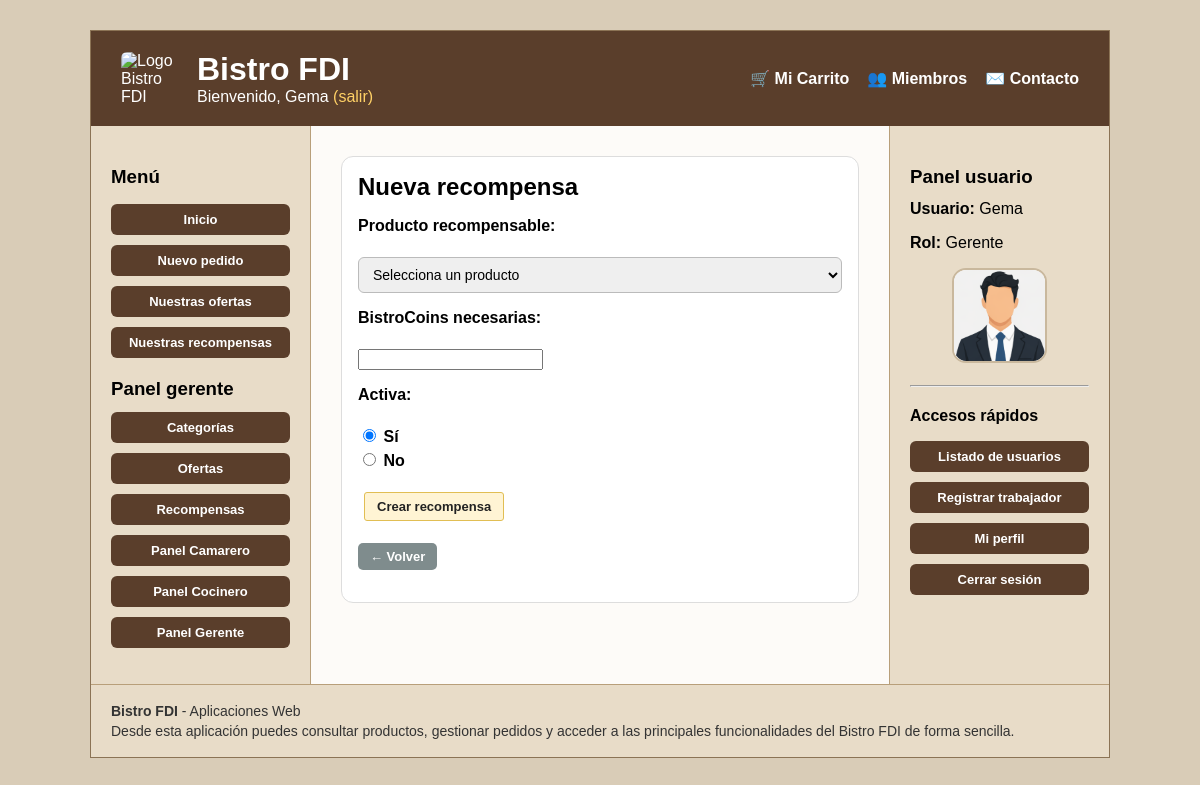
The app's page /vistas/recompensas/crearRecompensa.php (signed in) with its own data.
### tables this page shows
CREATE TABLE IF NOT EXISTS `usuarios` (
    `id` INT AUTO_INCREMENT PRIMARY KEY,
    `username` VARCHAR(100) NOT NULL UNIQUE,
    `email` VARCHAR(150) NOT NULL UNIQUE,
    `nombre` VARCHAR(100) NOT NULL,
    `apellidos` VARCHAR(100) NOT NULL,
    `password_hash` VARCHAR(255) NOT NULL,
    `rol` ENUM('cliente', 'camarero', 'cocinero', 'gerente') NOT NULL DEFAULT 'cliente',
    `avatar_tipo` ENUM('default', 'preset', 'custom') NOT NULL DEFAULT 'default',
    `avatar_valor` VARCHAR(255) DEFAULT NULL,
    `activo` TINYINT(1) NOT NULL DEFAULT 1,
    `deleted_at` TIMESTAMP NULL DEFAULT NULL,
    `created_at` TIMESTAMP DEFAULT CURRENT_TIMESTAMP,
    `updated_at` TIMESTAMP DEFAULT CURRENT_TIMESTAMP ON UPDATE CURRENT_TIMESTAMP,
    `bistrocoins` INT NOT NULL DEFAULT 0
);

### includes/UsuarioDAO.php (called while the page is built, shortened)
<?php
require_once __DIR__ . '/../entities/Usuario.php';
require_once __DIR__ . '/util.php';
class UsuarioDAO {
    public static function avatar_presets(): array {
        return [
            'preset_chef' => ['label' => 'Opcion 1', 'path' => RUTA_APP . '/img/avatares/cocinero.png'],
            'preset_waiter' => ['label' => 'Opcion 2', 'path' => RUTA_APP . '/img/avatares/camarero.png'],
            'preset_manager' => ['label' => 'Opcion 3', 'path' => RUTA_APP . '/img/avatares/gerente.png'],
        ];
    }
    private static function row_to_usuario(array $row): Usuario {
        $row['avatar_url'] = self::user_row_to_avatar_url($row);
        return new Usuario(
            (int)$row['id'],
            $row['username'],
            $row['email'],
            $row['nombre'],
            $row['apellidos'],
            $row['password_hash'],
            $row['rol'] ?? 'cliente',
            $row['avatar_tipo'] ?? 'default',
            $row['avatar_valor'] ?? null,
            $row['avatar_url'],
            (int)$row['activo'],
            $row['updated_at'] ?? '',
            (int)($row['bistrocoins'] ?? 0)
        );
    }
    private static function user_row_to_avatar_url(array $row): string {
        $tipo = (string)($row['avatar_tipo'] ?? 'default');
        $valor = (string)($row['avatar_valor'] ?? '');
        if ($tipo === 'preset') {
            $presets = self::avatar_presets();
            if (isset($presets[$valor])) {
                return $presets[$valor]['path'];
            }
        }
        return self::default_avatar();
    }
    public static function user_find_by_id(int $id, bool $includeInactive = true): ?Usuario {
        $conn = crearConexion();
        $sql = $includeInactive
            ? "SELECT * FROM usuarios WHERE id = ? LIMIT 1"
            : "SELECT * FROM usuarios WHERE id = ? AND activo = 1 LIMIT 1";
        $stmt = $conn->prepare($sql);
        $stmt->bind_param("i", $id);
        $stmt->execute();
        $result = $stmt->get_result();
        $row = $result->fetch_assoc();
        return $row ? self::row_to_usuario($row) : null;
    }
}

### includes/auth.php (called while the page is built, shortened)
<?php
require_once __DIR__ . '/UsuarioDAO.php';
function current_user(): ?Usuario {
    $id = (int)$_SESSION['user_id'];
    $user = UsuarioDAO::user_find_by_id($id);
    return $user;
}
function require_login(): Usuario {
    $user = current_user();
    return $user;
}
function require_role(string $minRole): Usuario {
    $user = require_login();
        ?>
        <?php
    return $user;
}

### entities/Usuario.php (called while the page is built, shortened)
<?php
class Usuario {
    private $nombre;
    private $rol;
    private $avatar_url;
    private $activo;
    public function __construct(int $id, string $username, string $email, string $nombre, string $apellidos,
                                string $password_hash, string $rol, string $avatar_tipo, ?string $avatar_valor,
                                string $avatar_url, int $activo, string $updated_at, int $bistrocoins = 0) {
        $this->nombre = $nombre;
        $this->rol = $rol;
        $this->avatar_url = $avatar_url;
        $this->activo = $activo;
    }
    public function getNombre(): string { return $this->nombre; }
    public function getRol(): string { return $this->rol; }
    public function getAvatarUrl(): string { return $this->avatar_url; }
    public function isActivo(): bool { return $this->activo === 1; }
}

### includes/util.php (called while the page is built, shortened)
<?php
function escaparHtml(?string $value): string
{
    return htmlspecialchars((string) $value, ENT_QUOTES | ENT_SUBSTITUTE, 'UTF-8');
}

### includes/Formulario/FormularioRecompensa.php (the view, shortened to what this page needs)
<?php
require_once __DIR__ . '/Formulario.php';
class FormularioRecompensa extends Formulario {
    private $recompensa;
    public function __construct($recompensa = null) {
        $this->recompensa = $recompensa;
    }
    protected function generaCamposFormulario(&$datos) {
        $productoId = (int)($datos['producto_id'] ?? ($this->recompensa ? $this->recompensa->getProductoId() : 0));
        $bistrocoins = htmlspecialchars((string)($datos['bistrocoins'] ?? ($this->recompensa ? $this->recompensa->getBistrocoins() : '')), ENT_QUOTES, 'UTF-8');
        $activa = (int)($datos['activa'] ?? ($this->recompensa ? ($this->recompensa->isActiva() ? 1 : 0) : 1));
        $productos = \ProductoDAO::getAllActivos();
        $errores = self::generaErroresCampos(['producto_id', 'bistrocoins', 'activa'], $this->errores, 'span', ['class' => 'text-danger']);
        $erroresGlobales = self::generaListaErroresGlobales($this->errores, 'text-danger');
        $textoBoton = $this->recompensa ? 'Actualizar recompensa' : 'Crear recompensa';
        $opciones = '<option value="">Selecciona un producto</option>';
        foreach ($productos as $producto) {
            $selected = $producto->getId() === $productoId ? 'selected' : '';
            $precio = number_format($producto->getPrecioFinal(), 2);
            $nombre = htmlspecialchars($producto->getNombre(), ENT_QUOTES, 'UTF-8');
            $opciones .= "<option value=\"{$producto->getId()}\" {$selected}>{$nombre} ({$precio} €)</option>";
        }
        $checkedSi = $activa === 1 ? 'checked' : '';
        $checkedNo = $activa === 0 ? 'checked' : '';
        return <<<HTML
        {$erroresGlobales}
        <p>
            <label for="producto_id">Producto recompensable:</label><br>
            <select id="producto_id" name="producto_id" required>
                {$opciones}
            </select>
            {$errores['producto_id']}
        </p>
        <p>
            <label for="bistrocoins">BistroCoins necesarias:</label><br>
            <input id="bistrocoins" type="number" name="bistrocoins" min="1" step="1" required value="{$bistrocoins}">
            {$errores['bistrocoins']}
        </p>
        <p>
            <label>Activa:</label><br>
            <label><input type="radio" name="activa" value="1" {$checkedSi}> Sí</label>
            <label><input type="radio" name="activa" value="0" {$checkedNo}> No</label>
            {$errores['activa']}
        </p>
        <p>
            <button type="submit" class="btn primary">{$textoBoton}</button>
        </p>
        HTML;
    }
}

### cabecera.php (shortened to what this page needs)
<?php
require_once __DIR__ . '/includes/auth.php';
function mostrarSaludo(): string {
    $user = current_user();
    if ($user) {
        $nombre = $user->getNombre() ?: $user->getUsername();
        return "Bienvenido, " . htmlspecialchars($nombre) .
            " <a href='" . RUTA_APP . "/scripts/usuarios/logout.php'>(salir)</a>";
    }
    return "Usuario desconocido. <a href='" . RUTA_APP . "/vistas/usuarios/acceso.php#login'>Login</a>";
}
?>
<div class="cabecera-superior">
    <div class="cabecera-brand">
        <img src="<?= RUTA_APP ?>/img/logo_personalizado.png" alt="Logo Bistro FDI" class="logo-cabecera">
        <div>
            <h1>Bistro FDI</h1>
            <div class="saludo"><?= mostrarSaludo(); ?></div>
        </div>
    </div>
    <nav class="menu-principal">
        <ul>
            <?php if (current_user()): ?>
                <li><a href="<?= RUTA_APP ?>/vistas/pedidos/carrito.php">🛒 Mi Carrito</a></li>
            <?php endif; ?>
            <li><a href="<?= RUTA_APP ?>/miembros.php">👥 Miembros</a></li>
            <li><a href="<?= RUTA_APP ?>/contacto.php">✉️ Contacto</a></li>
        </ul>
    </nav>
</div>

### sideBarIzq.php
<?php
$user = function_exists('current_user') ? current_user() : null;
?>
<nav aria-label="Navegación principal">
    <h3>Menú</h3>
    <ul class="menu-izq">
        <li><a href="<?= RUTA_APP ?>/index.php">Inicio</a></li>
        <li><a href="<?= RUTA_APP ?>/vistas/pedidos/elegirTipo.php">Nuevo pedido</a></li>
        <li><a href="<?= RUTA_APP ?>/vistas/ofertas/ofertaCliente.php">Nuestras ofertas</a></li>
        <li><a href="<?= RUTA_APP ?>/vistas/recompensas/recompensaCliente.php">Nuestras recompensas</a></li>
        <?php if ($user): ?>
            <?php if ($user->getRol() !== 'cliente'): ?>
                <h3>Panel <?= htmlspecialchars($user->getRol()) ?></h3>
            <?php endif; ?>
            <?php if ($user->getRol() === 'gerente'): ?>
                <li><a href="<?= RUTA_APP ?>/vistas/categorias/categoriasList.php">Categorías</a></li>
                <li><a href="<?= RUTA_APP ?>/vistas/ofertas/listarOfertas.php">Ofertas</a></li>
                <li><a href="<?= RUTA_APP ?>/vistas/recompensas/listarRecompensas.php">Recompensas</a></li>
            <?php endif; ?>
            <?php if ($user->getRol() === 'camarero' || $user->getRol() === 'gerente'): ?>
                <li><a href="<?= RUTA_APP ?>/vistas/pedidos/gestionCamarero.php">Panel Camarero</a></li>
            <?php endif; ?>
            <?php if ($user->getRol() === 'cocinero' || $user->getRol() === 'gerente'): ?>
                <li><a href="<?= RUTA_APP ?>/vistas/preparacion_pedidos/panel_cocinero.php">Panel Cocinero</a></li>
            <?php endif; ?>
            <?php if ($user->getRol() === 'gerente'): ?>
                <li><a href="<?= RUTA_APP ?>/vistas/preparacion_pedidos/panel_gerente.php">Panel Gerente</a></li>
            <?php endif; ?>
        <?php endif; ?>
    </ul>
</nav>

### sideBarDer.php
<?php
require_once __DIR__ . '/includes/auth.php';
require_once __DIR__ . '/includes/util.php';
$user = current_user();
$nombre = $user ? $user->getNombre() : 'Invitado';
$rol = $user ? $user->getRol() : 'No autenticado';
$avatarSrc = $user ? $user->getAvatarUrl() : '';
?>
<section class="panel-usuario-sidebar">
    <h3>Panel usuario</h3>
    <p><strong>Usuario:</strong> <?= escaparHtml($nombre) ?></p>
    <p><strong>Rol:</strong> <?= escaparHtml(ucfirst($rol)) ?></p>
    <?php if ($user): ?>
        <div class="sidebar-avatar-box">
            <img src="<?= escaparHtml($avatarSrc) ?>"
                 alt="Foto de perfil de <?= escaparHtml($nombre) ?>"
                 class="sidebar-avatar">
        </div>
    <?php endif; ?>
    <hr>
    <nav aria-label="Accesos rápidos del usuario">
        <h4>Accesos rápidos</h4>
        <ul class="menu-izq">
            <?php if ($user && $user->getRol() === 'gerente'): ?>
                <li><a href="<?= RUTA_APP ?>/vistas/usuarios/usuarios.php">Listado de usuarios</a></li>
                <li><a href="<?= RUTA_APP ?>/vistas/usuarios/usuario_form.php?modo=crear">Registrar trabajador</a></li>
                <li><a href="<?= RUTA_APP ?>/vistas/usuarios/perfil.php">Mi perfil</a></li>
                <li><a href="<?= RUTA_APP ?>/scripts/usuarios/logout.php">Cerrar sesión</a></li>
            <?php elseif ($user): ?>
                <li><a href="<?= RUTA_APP ?>/vistas/usuarios/perfil.php">Mi perfil</a></li>
                <li><a href="<?= RUTA_APP ?>/scripts/usuarios/logout.php">Cerrar sesión</a></li>
            <?php else: ?>
                <li><a href="<?= RUTA_APP ?>/vistas/usuarios/acceso.php#login">Iniciar sesión</a></li>
                <li><a href="<?= RUTA_APP ?>/vistas/usuarios/registro.php">Registrarse</a></li>
            <?php endif; ?>
        </ul>
    </nav>
</section>

### CSS/estilo.css (style rules this page uses)
*, *::before, *::after { box-sizing: border-box; }
html, body { overflow-x: hidden; }
body { margin: 0; padding: 0; background-color: #d9ccb7; font-family: Arial, sans-serif; }
h1 { margin-bottom: 20px; }
h3 { margin: 20px 0 12px 0; }
h4 { margin: 20px 0 12px 0; }
p { margin: 0 0 16px 0; }
label { display: block; margin-bottom: 4px; font-weight: bold; }
.cabecera-superior { display: flex; justify-content: space-between; align-items: center; gap: 30px; flex-wrap: wrap; }
.cabecera-brand { display: flex; align-items: center; gap: 16px; min-width: 0; }
.logo-cabecera { width: 60px; height: auto; border-radius: 6px; flex-shrink: 0; }
.cabecera-brand h1 { margin: 0; font-size: 2rem; }
.saludo a { color: #ffd166; text-decoration: none; }
.menu-principal ul { list-style: none; display: flex; gap: 18px; margin: 0; padding: 0; flex-wrap: wrap; }
.menu-principal a { color: white; text-decoration: none; font-weight: bold; }
.menu-izq { list-style: none; padding: 0; }
.menu-izq li { margin-bottom: 10px; }
.menu-izq a, #sidebar-der ul a { display: block; padding: 8px 10px; background-color: #5a3e2b; color: white; text-decoration: none; border-radius: 6px; font-weight: bold; font-size: 13px; text-align: center; }
#sidebar-der ul { list-style: none; padding: 0; }
#sidebar-der li { margin-bottom: 10px; }
.btn { display: inline-block; padding: 6px 12px; margin: 6px; font-size: 13px; text-decoration: none; border-radius: 3px; color: white; background-color: #8b7355; font-weight: bold; white-space: normal; text-align: center; }
.btn.primary, button.primary { background: #fff4d4; border-color: #e1be53; color: #222; }
input[type="text"], input[type="email"], input[type="password"], select { width: 100%; max-width: 100%; padding: 8px 10px; border: 1px solid #bbb; border-radius: 6px; font-size: 14px; }
button, input[type="submit"] { display: inline-block; border: 1px solid #999; background: #f6f6f6; padding: 8px 12px; border-radius: 6px; text-decoration: none; color: #222; cursor: pointer; font-size: 14px; }
.sidebar-avatar-box { margin: 14px 0 18px; text-align: center; }
.sidebar-avatar { width: 95px; height: 95px; border-radius: 14px; object-fit: cover; border: 2px solid #c9b89d; background: #fff; display: inline-block; }

### records on screen
usuarios: nombre "Gema", rol "gerente", rol "Gerente"

### other values on screen
$textoBoton "Crear recompensa"
